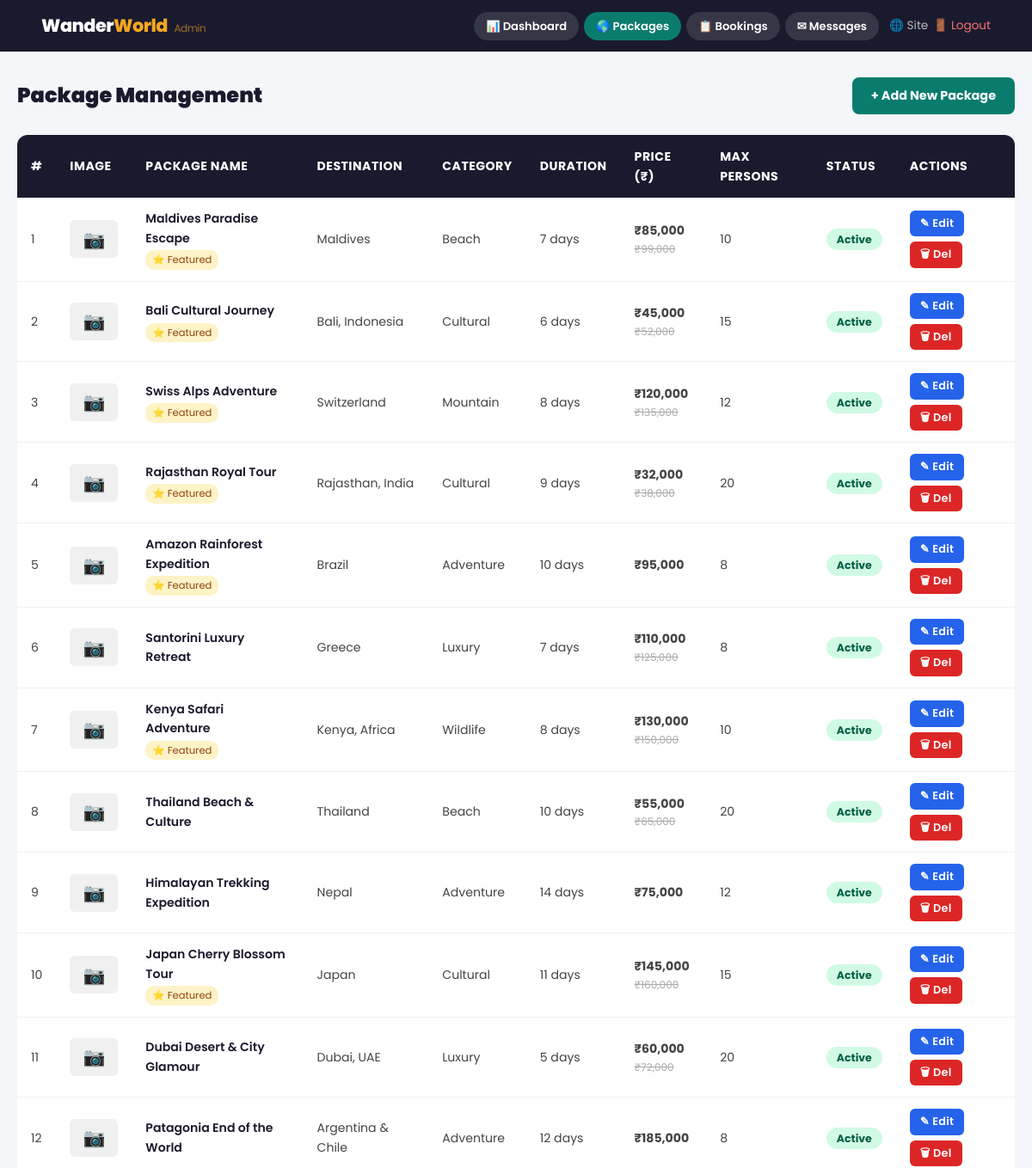
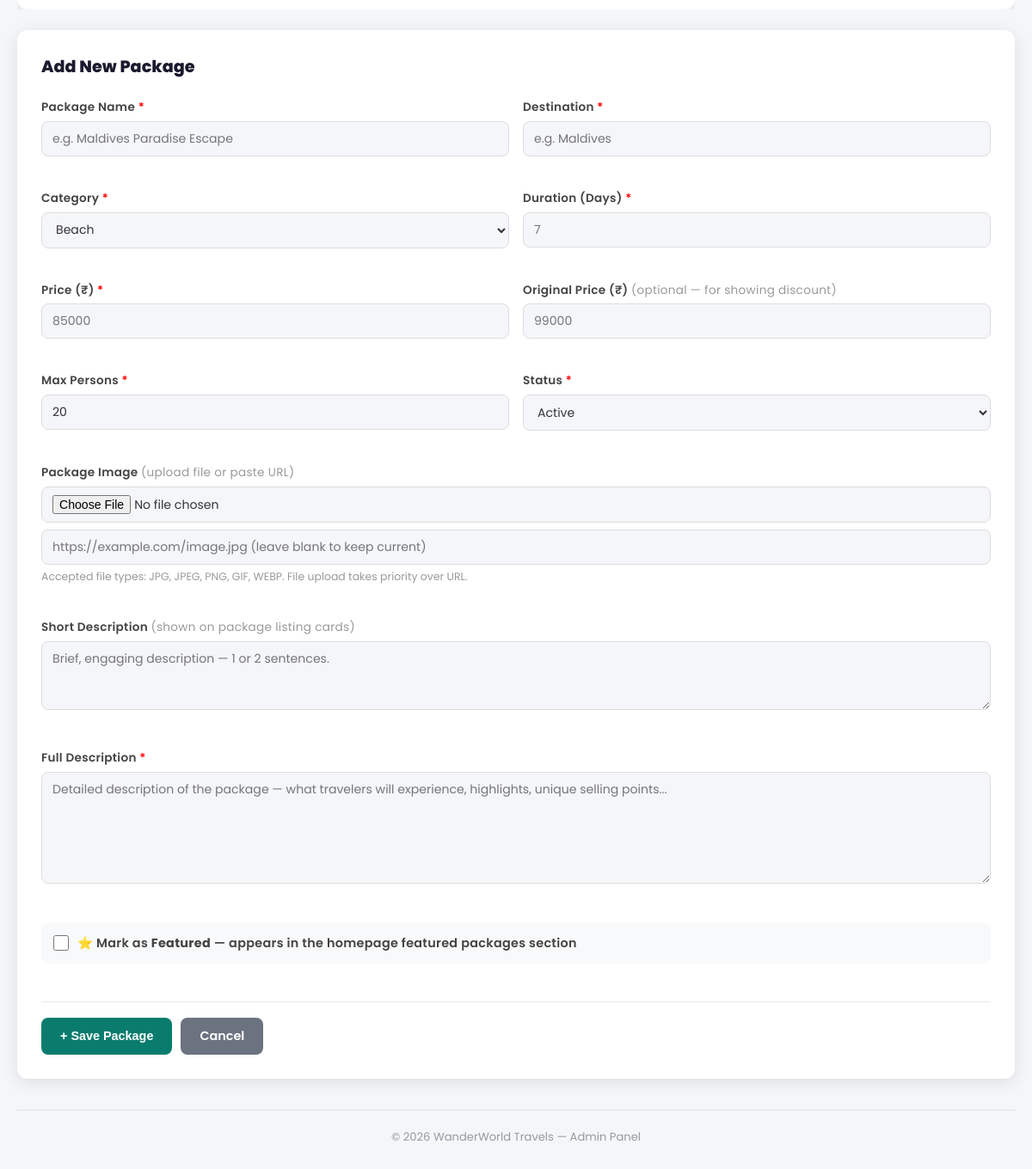
Screenshot of /admin.php?section=packages&show_form=1 (signed in) with the database file from the repository (2 pictures, top to bottom).
### tables this page shows
CREATE TABLE IF NOT EXISTS packages (
    id INT AUTO_INCREMENT PRIMARY KEY,
    name VARCHAR(200) NOT NULL,
    destination VARCHAR(200) NOT NULL,
    category ENUM('Beach','Adventure','Cultural','Wildlife','Mountain','Luxury') NOT NULL,
    duration INT NOT NULL COMMENT 'Days',
    price DECIMAL(10,2) NOT NULL,
    original_price DECIMAL(10,2) DEFAULT NULL,
    max_people INT DEFAULT 20,
    image_url VARCHAR(500),
    gallery TEXT COMMENT 'JSON array of image URLs',
    short_desc TEXT,
    description LONGTEXT,
    itinerary LONGTEXT COMMENT 'JSON array of day-wise itinerary',
    includes TEXT COMMENT 'What is included',
    excludes TEXT COMMENT 'What is excluded',
    rating DECIMAL(2,1) DEFAULT 4.5,
    reviews_count INT DEFAULT 0,
    is_featured TINYINT(1) DEFAULT 0,
    is_active TINYINT(1) DEFAULT 1,
    created_at TIMESTAMP DEFAULT CURRENT_TIMESTAMP
);

### admin.php (the view, shortened to what this page needs)
<?php
require_once 'config.php';
$is_admin = !empty($_SESSION['admin']);
if ($is_admin) {
    $total_pkg  = $conn->query("SELECT COUNT(*) c FROM packages")->fetch_assoc()['c'];
    $total_book = $conn->query("SELECT COUNT(*) c FROM bookings")->fetch_assoc()['c'];
    $pending    = $conn->query("SELECT COUNT(*) c FROM bookings WHERE status='Pending'")->fetch_assoc()['c'];
    $confirmed  = $conn->query("SELECT COUNT(*) c FROM bookings WHERE status='Confirmed'")->fetch_assoc()['c'];
    $total_rev  = $conn->query("SELECT SUM(total_price) s FROM bookings WHERE status='Confirmed'")->fetch_assoc()['s'] ?? 0;
    $section      = isset($_GET['section']) ? $_GET['section'] : 'dashboard';
    $all_packages = $conn->query("SELECT * FROM packages ORDER BY created_at DESC");
    $edit_pkg     = null;
}
?>
<!DOCTYPE html>
<html lang="en">
<head>
    <link rel="stylesheet" href="style.css">
</head>
<body style="background:var(--light-gray);">
<?php if (!$is_admin): ?>
<div style="min-height:100vh; display:flex; align-items:center; justify-content:center; background:var(--dark);">
    <div style="background:white; border-radius:16px; padding:40px; width:380px; box-shadow:0 20px 60px rgba(0,0,0,0.4);">
        <div style="text-align:center; margin-bottom:28px;">
            <div class="logo">Wander<span>World</span></div>
            <div style="color:#6c757d; font-size:0.9rem; margin-top:8px;">Admin Panel</div>
        </div>
        <?php if (isset($login_error)): ?>
        <div class="alert alert-error"><?= $login_error ?></div>
        <?php endif; ?>
        <form method="POST">
            <div class="form-group">
                <label>Admin Password</label>
                <input type="password" name="password" placeholder="Enter password" required autofocus>
            </div>
            <button type="submit" class="submit-btn" style="margin-top:8px;">Login &rarr;</button>
        </form>
        <div style="text-align:center; margin-top:16px; font-size:0.82rem; color:#999;">Default password: admin123</div>
    </div>
</div>
<?php else: ?>
<nav style="background:var(--dark); padding:0 4%;">
    <div style="display:flex; justify-content:space-between; align-items:center; min-height:60px; flex-wrap:wrap; gap:8px; padding:8px 0;">
        <span class="logo" style="font-size:1.3rem;">Wander<span>World</span>
            <span style="font-size:0.75rem; opacity:0.6; font-weight:400; margin-left:4px;">Admin</span>
        </span>
        <div style="display:flex; gap:6px; align-items:center; flex-wrap:wrap;">
            <?php foreach (['dashboard' => '&#128202; Dashboard', 'packages' => '&#127758; Packages', 'bookings' => '&#128203; Bookings', 'messages' => '&#9993; Messages'] as $s => $lbl): ?>
            <a href="admin.php?section=<?= $s ?>"
               style="padding:6px 14px; border-radius:20px; font-size:0.82rem; font-weight:600; text-decoration:none;
                      background:<?= $section == $s ? 'var(--primary)' : 'rgba(255,255,255,0.12)' ?>;
                      color:white;"><?= $lbl ?></a>
            <?php endforeach; ?>
            <a href="index.php" style="color:rgba(255,255,255,0.7); font-size:0.85rem; margin-left:6px; text-decoration:none;" target="_blank">&#127760; Site</a>
            <a href="admin.php?logout=1" style="color:#f87171; font-size:0.85rem; text-decoration:none;">&#128682; Logout</a>
        </div>
    </div>
</nav>
<div class="admin-wrap">
<?php
if ($section === 'dashboard'): ?>
    <h2 style="font-size:1.5rem; font-weight:900; color:var(--dark); margin-bottom:24px;">Dashboard Overview</h2>
    <div style="display:grid; grid-template-columns:repeat(auto-fill,minmax(180px,1fr)); gap:16px; margin-bottom:32px;">
        <div class="stat-box"><div class="n" style="color:var(--primary);"><?= $total_pkg ?></div><div class="l">Total Packages</div></div>
        <div class="stat-box"><div class="n" style="color:#2563eb;"><?= $total_book ?></div><div class="l">Total Bookings</div></div>
        <div class="stat-box"><div class="n" style="color:#d97706;"><?= $pending ?></div><div class="l">Pending</div></div>
        <div class="stat-box"><div class="n" style="color:#059669;"><?= $confirmed ?></div><div class="l">Confirmed</div></div>
        <div class="stat-box"><div class="n" style="color:#7c3aed;">&#8377;<?= number_format($total_rev) ?></div><div class="l">Total Revenue</div></div>
    </div>
    <div style="display:flex; gap:12px; flex-wrap:wrap;">
        <a href="admin.php?section=packages&show_form=1" class="btn-add">+ Add New Package</a>
        <a href="admin.php?section=bookings" class="btn-add" style="background:#2563eb;">Manage Bookings</a>
        <a href="admin.php?section=messages" class="btn-add" style="background:#7c3aed;">View Messages</a>
    </div>
<?php
elseif ($section === 'packages'): ?>
    <div style="display:flex; justify-content:space-between; align-items:center; margin-bottom:24px; flex-wrap:wrap; gap:12px;">
        <h2 style="font-size:1.5rem; font-weight:900; color:var(--dark); margin:0;">Package Management</h2>
        <a href="admin.php?section=packages&show_form=1" class="btn-add">+ Add New Package</a>
    </div>
    <div style="overflow-x:auto;">
        <table>
            <thead>
                <tr>
                    <th>#</th>
                    <th>Image</th>
                    <th>Package Name</th>
                    <th>Destination</th>
                    <th>Category</th>
                    <th>Duration</th>
                    <th>Price (&#8377;)</th>
                    <th>Max Persons</th>
                    <th>Status</th>
                    <th>Actions</th>
                </tr>
            </thead>
            <tbody>
                <?php
                $all_packages->data_seek(0);
                if ($all_packages->num_rows == 0): ?>
                <?php endif;
                $i = 1;
                while ($pkg = $all_packages->fetch_assoc()): ?>
                <tr>
                    <td><?= $i++ ?></td>
                    <td>
                        <?php if (!empty($pkg['image_url'])): ?>
                        <span class="pkg-no-img" style="display:none;">&#128247;</span>
                        <?php else: ?>
                        <span class="pkg-no-img">&#128247;</span>
                        <?php endif; ?>
                    </td>
                    <td>
                        <div style="font-weight:600; color:#1a1a2e;"><?= htmlspecialchars($pkg['name']) ?></div>
                        <?php if ($pkg['is_featured']): ?>
                        <span style="font-size:0.72rem; background:#fef3c7; color:#92400e; padding:2px 8px; border-radius:10px; display:inline-block; margin-top:3px;">&#11088; Featured</span>
                        <?php endif; ?>
                    </td>
                    <td><?= htmlspecialchars($pkg['destination']) ?></td>
                    <td><?= htmlspecialchars($pkg['category']) ?></td>
                    <td><?= intval($pkg['duration']) ?> days</td>
                    <td>
                        <strong>&#8377;<?= number_format($pkg['price']) ?></strong>
                        <?php if ($pkg['original_price']): ?>
                        <div style="font-size:0.75rem; color:#aaa; text-decoration:line-through;">&#8377;<?= number_format($pkg['original_price']) ?></div>
                        <?php endif; ?>
                    </td>
                    <td><?= intval($pkg['max_people']) ?></td>
                    <td>
                        <span class="status-badge <?= $pkg['is_active'] ? 'status-active' : 'status-inactive' ?>">
                            <?= $pkg['is_active'] ? 'Active' : 'Inactive' ?>
                        </span>
                    </td>
                    <td>
                        <div style="display:flex; gap:6px; flex-wrap:wrap;">
                            <a href="admin.php?section=packages&edit_pkg=<?= $pkg['id'] ?>#pkg-form" class="btn-sm btn-edit">&#9998; Edit</a>
                            <a href="admin.php?section=packages&delete_pkg=<?= $pkg['id'] ?>" class="btn-sm btn-delete"
                               onclick="return confirm('Delete &quot;<?= addslashes(htmlspecialchars($pkg['name'])) ?>&quot;?\n\nThis will also remove all associated bookings.');">&#128465; Del</a>
                        </div>
                    </td>
                </tr>
                <?php endwhile; ?>
            </tbody>
        </table>
    </div>
    <?php
    $show_form = isset($_GET['show_form']) || $edit_pkg;
    if ($show_form):
        $f          = $edit_pkg ?: [];
        $form_title = $edit_pkg ? 'Edit Package' : 'Add New Package';
    ?>
    <div class="pkg-form" id="pkg-form">
        <h3><?= $form_title ?></h3>
        <form method="POST" enctype="multipart/form-data" novalidate>
            <div class="form-grid">
                <div class="form-group">
                    <label>Package Name <span style="color:red;">*</span></label>
                    <input type="text" name="pkg_name" required maxlength="200"
                           value="<?= htmlspecialchars($f['name'] ?? '') ?>"
                           placeholder="e.g. Maldives Paradise Escape">
                </div>
                <div class="form-group">
                    <label>Destination <span style="color:red;">*</span></label>
                    <input type="text" name="destination" required maxlength="200"
                           value="<?= htmlspecialchars($f['destination'] ?? '') ?>"
                           placeholder="e.g. Maldives">
                </div>
                <div class="form-group">
                    <label>Category <span style="color:red;">*</span></label>
                    <select name="category" required>
                        <?php foreach (['Beach', 'Adventure', 'Cultural', 'Wildlife', 'Mountain', 'Luxury'] as $cat): ?>
                        <option value="<?= $cat ?>" <?= ($f['category'] ?? '') === $cat ? 'selected' : '' ?>><?= $cat ?></option>
                        <?php endforeach; ?>
                    </select>
                </div>
                <div class="form-group">
                    <label>Duration (Days) <span style="color:red;">*</span></label>
                    <input type="number" name="duration" required min="1" max="365"
                           value="<?= htmlspecialchars($f['duration'] ?? '') ?>"
                           placeholder="7">
                </div>
                <div class="form-group">
                    <label>Price (&#8377;) <span style="color:red;">*</span></label>
                    <input type="number" name="price" required min="0" step="0.01"
                           value="<?= htmlspecialchars($f['price'] ?? '') ?>"
                           placeholder="85000">
                </div>
                <div class="form-group">
                    <label>Original Price (&#8377;) <span style="color:#999; font-weight:400;">(optional — for showing discount)</span></label>
                    <input type="number" name="original_price" min="0" step="0.01"
                           value="<?= htmlspecialchars($f['original_price'] ?? '') ?>"
                           placeholder="99000">
                </div>
                <div class="form-group">
                    <label>Max Persons <span style="color:red;">*</span></label>
                    <input type="number" name="max_people" required min="1" max="500"
                           value="<?= htmlspecialchars($f['max_people'] ?? '20') ?>"
                           placeholder="20">
                </div>
                <div class="form-group">
                    <label>Status <span style="color:red;">*</span></label>
                    <select name="is_active" required>
                        <option value="1" <?= ($f['is_active'] ?? 1) == 1 ? 'selected' : '' ?>>Active</option>
                    </select>
                </div>
                <div class="form-group full">
                    <label>Package Image <span style="color:#999; font-weight:400;">(upload file or paste URL)</span></label>
                    <input type="file" name="image" accept="image/jpeg,image/png,image/gif,image/webp"
                           style="margin-bottom:8px;">
                    <input type="url" name="image_url_ext"
                           placeholder="https://example.com/image.jpg (leave blank to keep current)"
                           value="<?= htmlspecialchars(isset($f['image_url']) && strpos($f['image_url'], 'http') === 0 ? $f['image_url'] : '') ?>">
                    <div style="font-size:0.78rem; color:#999; margin-top:4px;">Accepted file types: JPG, JPEG, PNG, GIF, WEBP. File upload takes priority over URL.</div>
                </div>
                <div class="form-group full">
                    <label>Short Description <span style="color:#999; font-weight:400;">(shown on package listing cards)</span></label>
                    <textarea name="short_desc" placeholder="Brief, engaging description — 1 or 2 sentences."><?= htmlspecialchars($f['short_desc'] ?? '') ?></textarea>
                </div>
                <div class="form-group full">
                    <label>Full Description <span style="color:red;">*</span></label>
                    <textarea name="description" required style="min-height:130px;"
                              placeholder="Detailed description of the package — what travelers will experience, highlights, unique selling points..."><?= htmlspecialchars($f['description'] ?? '') ?></textarea>
                </div>
                <div class="form-group full" style="display:flex; align-items:center; gap:10px; background:#f8f9fa; padding:12px 14px; border-radius:8px;">
                    <input type="checkbox" name="is_featured" id="chk_featured" value="1"
                           <?= ($f['is_featured'] ?? 0) ? 'checked' : '' ?>
                           style="width:auto; margin:0; cursor:pointer; width:18px; height:18px;">
                    <label for="chk_featured" style="margin:0; cursor:pointer; font-size:0.9rem;">
                        &#11088; Mark as <strong>Featured</strong> — appears in the homepage featured packages section
                    </label>
                </div>
            </div>
            <div style="display:flex; gap:10px; margin-top:22px; flex-wrap:wrap; padding-top:18px; border-top:1px solid #e8e8e8;">
                <button type="submit" class="btn-add">
                    <?= $edit_pkg ? '&#9998; Update Package' : '+ Save Package' ?>
                </button>
                <a href="admin.php?section=packages"
                   style="padding:10px 22px; border-radius:8px; background:#6b7280; color:white; text-decoration:none; font-weight:600; font-size:0.9rem;">
                    Cancel
                </a>
            </div>
        </form>
    </div>
    <?php endif;  ?>
<?php
endif;  ?>
    <div style="margin-top:36px; padding-top:20px; border-top:1px solid #e0e0e0; font-size:0.82rem; color:#999; text-align:center;">
        &copy; <?= date('Y') ?> <?= SITE_NAME ?> &mdash; Admin Panel
    </div>
</div>
<?php endif;  ?>
</body>
</html>

### rows the page displays
packages: name "Maldives Paradise Escape", is_featured "⭐ Featured", destination "Maldives", category "Beach", duration "7", price "85,000", original_price "99,000", max_people "10", is_active "Active"
packages: name "Bali Cultural Journey", is_featured "⭐ Featured", destination "Bali, Indonesia", category "Cultural", duration "6", price "45,000", original_price "52,000", max_people "15", is_active "Active"
packages: name "Swiss Alps Adventure", is_featured "⭐ Featured", destination "Switzerland", category "Mountain", duration "8", price "120,000", original_price "135,000", max_people "12", is_active "Active"
packages: name "Rajasthan Royal Tour", is_featured "⭐ Featured", destination "Rajasthan, India", category "Cultural", duration "9", price "32,000", original_price "38,000", max_people "20", is_active "Active"
packages: name "Amazon Rainforest Expedition", is_featured "⭐ Featured", destination "Brazil", category "Adventure", duration "10", price "95,000", max_people "8", is_active "Active"
packages: name "Santorini Luxury Retreat", destination "Greece", category "Luxury", duration "7", price "110,000", original_price "125,000", max_people "8", is_active "Active"
packages: name "Kenya Safari Adventure", is_featured "⭐ Featured", destination "Kenya, Africa", category "Wildlife", duration "8", price "130,000", original_price "150,000", max_people "10", is_active "Active"
packages: name "Thailand Beach & Culture", destination "Thailand", category "Beach", duration "10", price "55,000", original_price "65,000", max_people "20", is_active "Active"
packages: name "Himalayan Trekking Expedition", destination "Nepal", category "Adventure", duration "14", price "75,000", max_people "12", is_active "Active"
packages: name "Japan Cherry Blossom Tour", is_featured "⭐ Featured", destination "Japan", category "Cultural", duration "11", price "145,000", original_price "160,000", max_people "15", is_active "Active"
packages: name "Dubai Desert & City Glamour", destination "Dubai, UAE", category "Luxury", duration "5", price "60,000", original_price "72,000", max_people "20", is_active "Active"
packages: name "Patagonia End of the World", destination "Argentina & Chile", category "Adventure", duration "12", price "185,000", max_people "8", is_active "Active"

### other values shown
$lbl "📊 Dashboard"
$lbl "🌎 Packages"
$lbl "📋 Bookings"
$lbl "✉ Messages"
$form_title "Add New Package"
SITE_NAME "WanderWorld Travels"
form field category "Beach"
